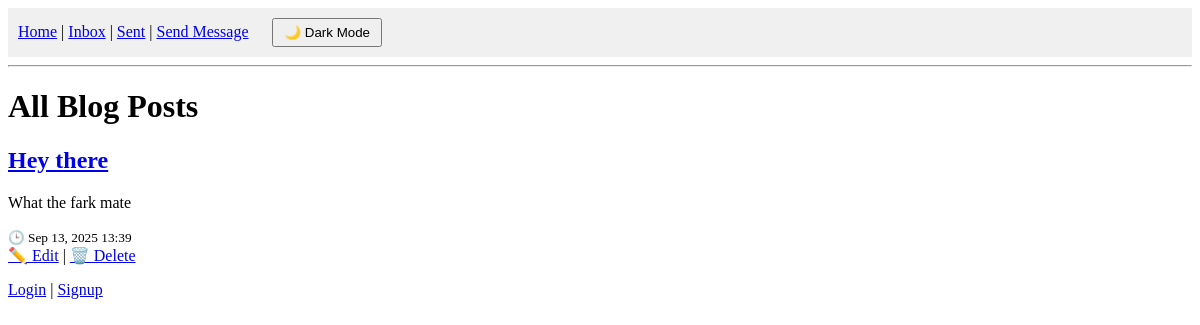
/, run on an earlier commit of the app's database.
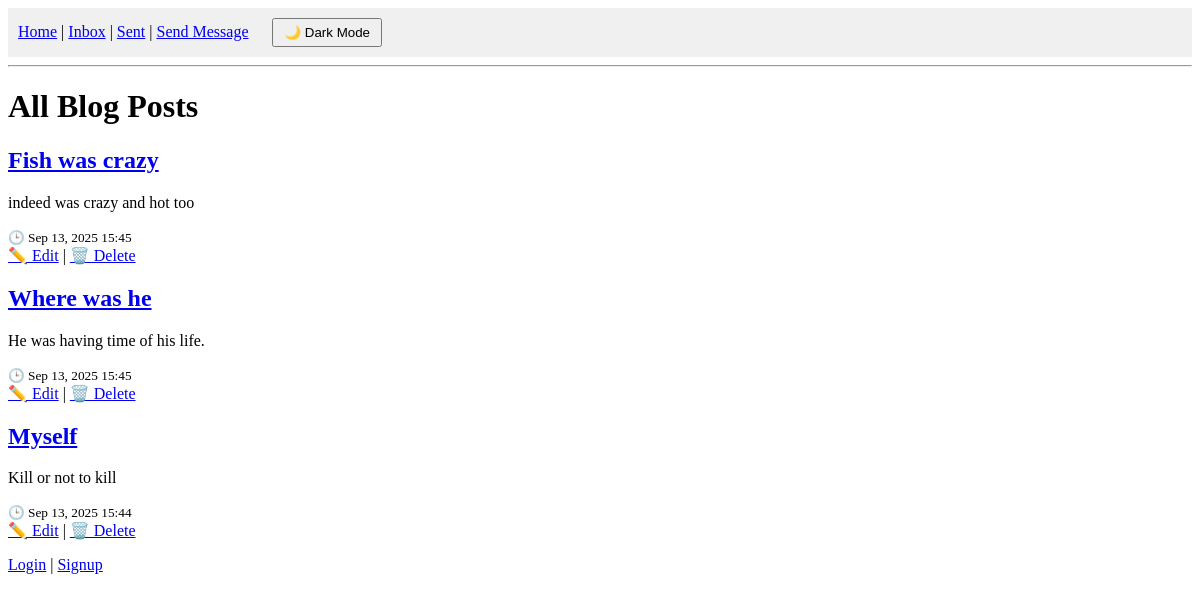
And on a later commit of the database.
### blog/models.py (models this page shows, shortened)
class Post(models.Model):
    title = models.CharField(max_length=200)
    content = models.TextField()
    created_at = models.DateTimeField(auto_now_add=True)
    updated_at = models.DateTimeField(auto_now=True)
    author = models.ForeignKey(User, on_delete=models.CASCADE, null=True, blank=True)  # SAFE for now

### blog/views.py (the view)
# urls.py: path('', views.post_list, name='post_list'),
def post_list(request):
    posts = Post.objects.all().order_by('-created_at')
    return render(request, 'blog/post_list.html', {'posts': posts})

### blog/templates/blog/post_list.html (shortened to what this page needs)
{% extends 'blog/base.html' %}
{% block content %}
  <h1>All Blog Posts</h1>
  {% for post in posts %}
    <div class="post">
      <h2><a href="{{ post.id }}/">{{ post.title }}</a></h2>
      <p>{{ post.content|truncatewords:20 }}</p>
      <small>🕒 {{ post.created_at|date:"M d, Y H:i" }}</small><br>
      <a href="{{ post.id }}/edit/">✏️ Edit</a> |
      <a href="{{ post.id }}/delete/">🗑️ Delete</a>
    </div>
  {% empty %}
    <p>No posts yet. <a href="{% url 'post_new' %}">Create one</a>.</p>
  {% endfor %}
{% endblock %}

### blog/templates/blog/base.html (shortened to what this page needs)
{% load static %}
<!DOCTYPE html>
<html lang="en">
<head>
    <link rel="stylesheet" href="{% static 'blog/style.css' %}">
</head>
<body class="light-mode">
    <nav>
        <a href="{% url 'post_list' %}">Home</a> |
        <a href="{% url 'inbox' %}">Inbox</a> |
        <a href="{% url 'sent_messages' %}">Sent</a> |
        <a href="{% url 'send_message' %}">Send Message</a>
        <button id="theme-toggle">🌙 Dark Mode</button>
    </nav>
    <hr>
    {% block content %}
    {% endblock %}
    {% if user.is_authenticated %}
  <p>Welcome, {{ user.username }} | <a href="{% url 'logout' %}">Logout</a></p>
{% else %}
  <p><a href="{% url 'login' %}">Login</a> | <a href="{% url 'signup' %}">Signup</a></p>
{% endif %}
</body>
</html>

### blog/static/blog/style.css (style rules this page uses)
body.light-mode { background-color: #ffffff; color: #000000; }
nav { padding: 10px; background: #f0f0f0; }
button { margin-left: 20px; padding: 5px 10px; cursor: pointer; }

What changed in the data, as far as the page shows it:
removed Post: title "Hey there", content "What the fark mate", created_at "Sep 13, 2025 13:39"
added Post: title "Fish was crazy", content "indeed was crazy and hot too", created_at "Sep 13, 2025 15:45"
added Post: title "Where was he", content "He was having time of his life.", created_at "Sep 13, 2025 15:45"
added Post: title "Myself", content "Kill or not to kill", created_at "Sep 13, 2025 15:44"
